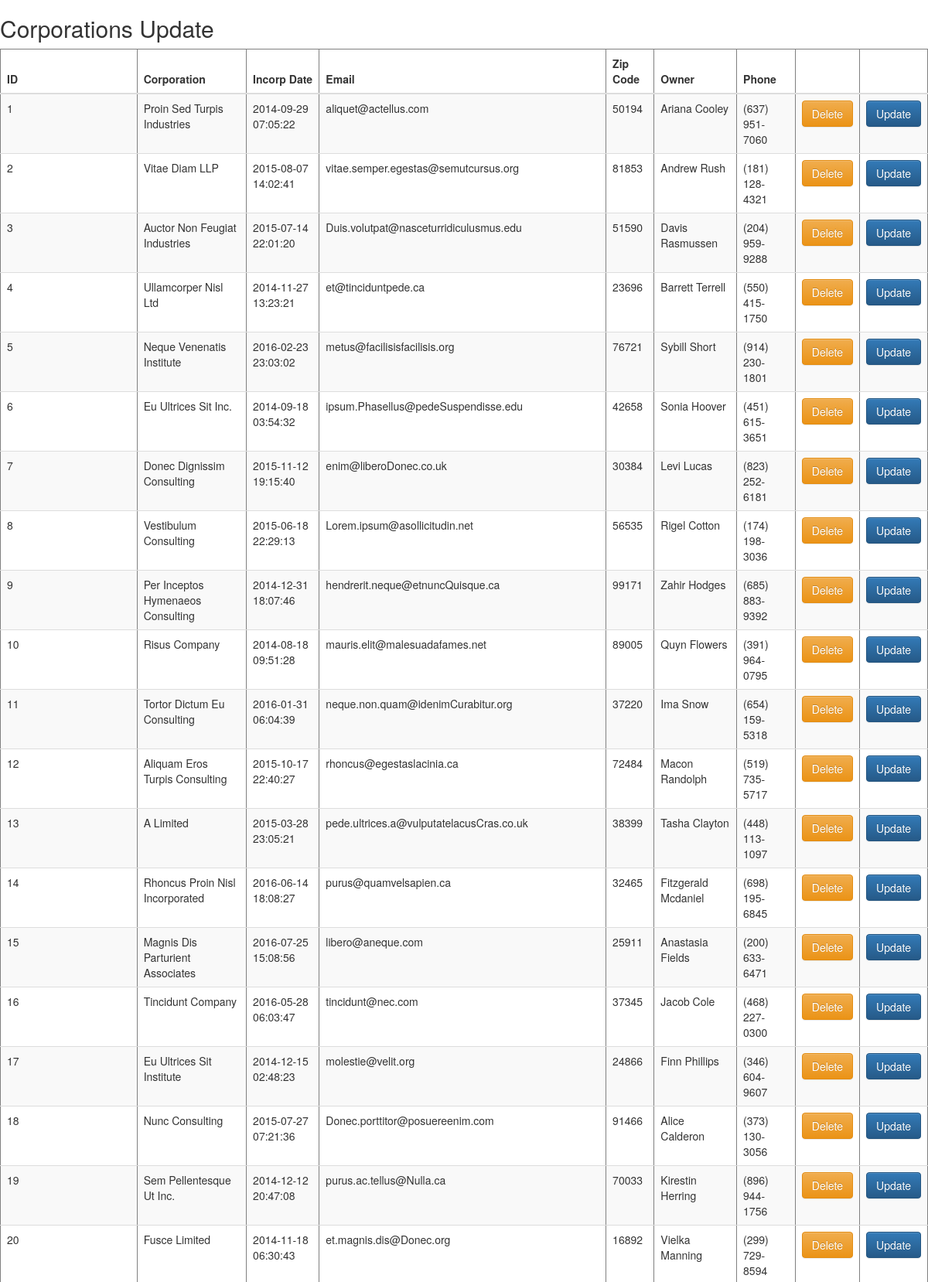
Page /DOAssignment3/view.php (upper part) on the committed database.
### tables this page shows
CREATE TABLE `corps` (
  `id` mediumint(8) UNSIGNED NOT NULL,
  `corp` varchar(255) DEFAULT NULL,
  `incorp_dt` varchar(255) DEFAULT NULL,
  `email` varchar(255) DEFAULT NULL,
  `zipcode` varchar(10) DEFAULT NULL,
  `owner` varchar(255) DEFAULT NULL,
  `phone` varchar(100) DEFAULT NULL
);

### DOAssignment3/view.php (the view, shortened to what this page needs)
<!DOCTYPE html>
<html>
    <head>
        <link rel="stylesheet" href="https://maxcdn.bootstrapcdn.com/bootstrap/3.3.5/css/bootstrap.min.css">
        <link rel="stylesheet" href="https://maxcdn.bootstrapcdn.com/bootstrap/3.3.5/css/bootstrap-theme.min.css">
    </head>
    <body>
        <?php
           $db = getDatabase();
           $stmt = $db->prepare("SELECT * FROM corps");
            $results = array();
            if ($stmt->execute() && $stmt->rowCount() > 0) {
                $results = $stmt->fetchAll(PDO::FETCH_ASSOC);
            }
        ?>
        <h2>Corporations Update</h2>
        <table border="1" class="table table-striped">
            <thead>
                <tr>
                    <th>ID</th>
                    <th>Corporation</th>
                    <th>Incorp Date</th>
                    <th>Email</th>
                    <th>Zip Code</th>
                    <th>Owner</th>
                    <th>Phone</th>
                    <th></th>
                    <th></th>
                </tr>
            </thead>
            <tbody>
            <?php foreach ($results as $row): ?>
                <tr>
                    <td><?php echo $row['id']; ?></td>
                    <td><?php echo $row['corp']; ?></td>
                    <td><?php echo $row['incorp_dt']; ?></td>
                    <td><?php echo $row['email']; ?></td>
                    <td><?php echo $row['zipcode']; ?></td>
                    <td><?php echo $row['owner']; ?></td>
                    <td><?php echo $row['phone']; ?></td>
                    <td><a class="btn btn-warning" href="delete.php?friendId=<?php echo $row['id']; ?>">Delete</a></td>
                    <td><a class="btn btn-primary" href="update.php?friendId=<?php echo $row['id']; ?>">Update</a></td>
                </tr>
            <?php endforeach; ?>
            </tbody>
        </table>
    </body>
</html>

### rows in the picture
corps: id "1", corp "Proin Sed Turpis Industries", incorp_dt "2014-09-29 07:05:22", email "aliquet@actellus.com", zipcode "50194", owner "Ariana Cooley", phone "(637) 951-7060"
corps: id "2", corp "Vitae Diam LLP", incorp_dt "2015-08-07 14:02:41", email "vitae.semper.egestas@semutcursus.org", zipcode "81853", owner "Andrew Rush", phone "(181) 128-4321"
corps: id "3", corp "Auctor Non Feugiat Industries", incorp_dt "2015-07-14 22:01:20", email "Duis.volutpat@nasceturridiculusmus.edu", zipcode "51590", owner "Davis Rasmussen", phone "(204) 959-9288"
corps: id "4", corp "Ullamcorper Nisl Ltd", incorp_dt "2014-11-27 13:23:21", email "et@tinciduntpede.ca", zipcode "23696", owner "Barrett Terrell", phone "(550) 415-1750"
corps: id "5", corp "Neque Venenatis Institute", incorp_dt "2016-02-23 23:03:02", email "metus@facilisisfacilisis.org", zipcode "76721", owner "Sybill Short", phone "(914) 230-1801"
corps: id "6", corp "Eu Ultrices Sit Inc.", incorp_dt "2014-09-18 03:54:32", email "ipsum.Phasellus@pedeSuspendisse.edu", zipcode "42658", owner "Sonia Hoover", phone "(451) 615-3651"
corps: id "7", corp "Donec Dignissim Consulting", incorp_dt "2015-11-12 19:15:40", email "enim@liberoDonec.co.uk", zipcode "30384", owner "Levi Lucas", phone "(823) 252-6181"
corps: id "8", corp "Vestibulum Consulting", incorp_dt "2015-06-18 22:29:13", email "Lorem.ipsum@asollicitudin.net", zipcode "56535", owner "Rigel Cotton", phone "(174) 198-3036"
corps: id "9", corp "Per Inceptos Hymenaeos Consulting", incorp_dt "2014-12-31 18:07:46", email "hendrerit.neque@etnuncQuisque.ca", zipcode "99171", owner "Zahir Hodges", phone "(685) 883-9392"
corps: id "10", corp "Risus Company", incorp_dt "2014-08-18 09:51:28", email "mauris.elit@malesuadafames.net", zipcode "89005", owner "Quyn Flowers", phone "(391) 964-0795"
corps: id "11", corp "Tortor Dictum Eu Consulting", incorp_dt "2016-01-31 06:04:39", email "neque.non.quam@idenimCurabitur.org", zipcode "37220", owner "Ima Snow", phone "(654) 159-5318"
corps: id "12", corp "Aliquam Eros Turpis Consulting", incorp_dt "2015-10-17 22:40:27", email "rhoncus@egestaslacinia.ca", zipcode "72484", owner "Macon Randolph", phone "(519) 735-5717"
corps: id "13", corp "A Limited", incorp_dt "2015-03-28 23:05:21", email "pede.ultrices.a@vulputatelacusCras.co.uk", zipcode "38399", owner "Tasha Clayton", phone "(448) 113-1097"
corps: id "14", corp "Rhoncus Proin Nisl Incorporated", incorp_dt "2016-06-14 18:08:27", email "purus@quamvelsapien.ca", zipcode "32465", owner "Fitzgerald Mcdaniel", phone "(698) 195-6845"
corps: id "15", corp "Magnis Dis Parturient Associates", incorp_dt "2016-07-25 15:08:56", email "libero@aneque.com", zipcode "25911", owner "Anastasia Fields", phone "(200) 633-6471"
corps: id "16", corp "Tincidunt Company", incorp_dt "2016-05-28 06:03:47", email "tincidunt@nec.com", zipcode "37345", owner "Jacob Cole", phone "(468) 227-0300"
corps: id "17", corp "Eu Ultrices Sit Institute", incorp_dt "2014-12-15 02:48:23", email "molestie@velit.org", zipcode "24866", owner "Finn Phillips", phone "(346) 604-9607"
corps: id "18", corp "Nunc Consulting", incorp_dt "2015-07-27 07:21:36", email "Donec.porttitor@posuereenim.com", zipcode "91466", owner "Alice Calderon", phone "(373) 130-3056"
corps: id "19", corp "Sem Pellentesque Ut Inc.", incorp_dt "2014-12-12 20:47:08", email "purus.ac.tellus@Nulla.ca", zipcode "70033", owner "Kirestin Herring", phone "(896) 944-1756"
corps: id "20", corp "Fusce Limited", incorp_dt "2014-11-18 06:30:43", email "et.magnis.dis@Donec.org", zipcode "16892", owner "Vielka Manning", phone "(299) 729-8594"
